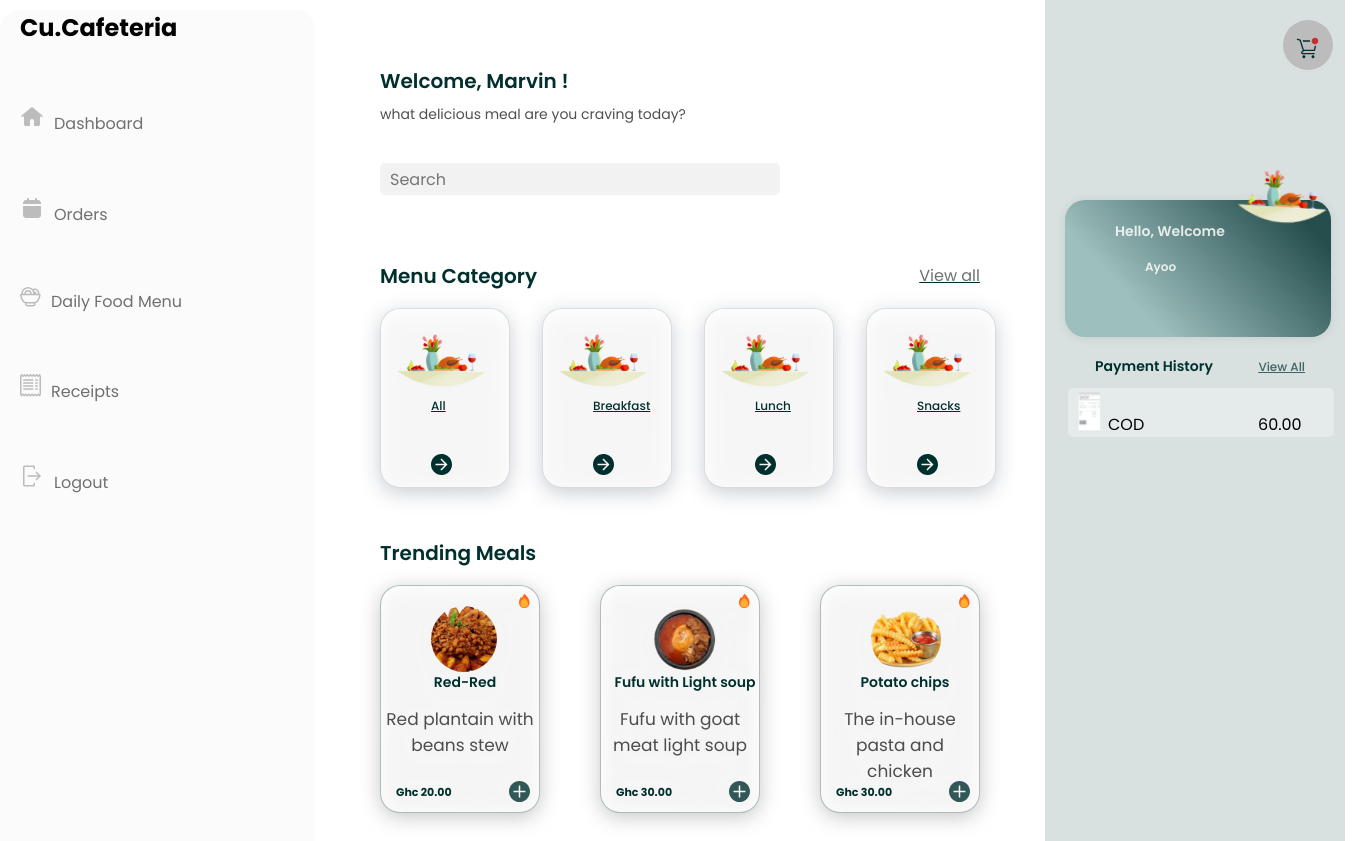
/Dashboard/ (signed in), run on the app's committed database.
### Dashboard/models.py (models this page shows, shortened)
class Food_Item(models.Model):
    name = models.CharField(max_length=100)
    food_category = models.ForeignKey(Food_Category, on_delete=models.CASCADE)
    small_description = models.CharField(max_length=100)
    description = models.TextField(max_length=600, null=False, blank=False)
    quantity = models.IntegerField(null=False, blank=False)
    Price = models.DecimalField(max_digits=6, decimal_places=2)
    food_image = models.FileField(upload_to= 'images/')

class Order(models.Model):
    user = models.ForeignKey(User, on_delete=models.CASCADE)
    fname = models.CharField(max_length=150, null=False)
    lname = models.CharField(max_length=150, null=False)
    email = models.CharField(max_length=150, null=False)
    phone = models.CharField(max_length=150, null=False)
    foodcat = models.CharField(max_length=150, null=False)
    total_price = models.FloatField(null=False)
    payment_mode = models.CharField(max_length=150, null=False)
    payment_id = models.CharField(max_length=250, null=True)
    orderstatus= (
        ("cooking", "cooking"),
        ("Delivered", "Delivered")
    )
    status = models.CharField(max_length=150, choices=orderstatus, default="cooking" )
    message= models.TextField(null=True)
    tracking_no = models.CharField(max_length=150, null=True)
    created_at = models.DateTimeField(auto_now_add=True)
    updated_at = models.DateTimeField(auto_now=True, auto_now_add=False)

### Dashboard/views.py (the view)
# urls.py: path("", views.dashboard, name="dashboard"),
def dashboard(request):
    if not request.user.is_authenticated:
        return HttpResponseRedirect(reverse("login"))
    lunch = Food_Category.objects.get(category_name="Lunch")
    lunch_items = Food_Item.objects.filter(food_category=lunch)[:3]
    order = Order.objects.filter(user=request.user)
    return render(request, "dashboard/dashboard.html", {
        "lunchs": lunch_items,
        'order': order,
    })

### Dashboard/templates/dashboard/dashboard.html (shortened to what this page needs)
{% extends "dashboard/layout.html" %}
{% load static %}
{% block css %}
  <link rel="stylesheet" href="{% static 'dashboard/dashboard.css' %}">
  <link rel="stylesheet" href="{% static 'dashboard/details.css' %}">
{% endblock css %}
{% block content %}
    <div class="menu-cat">
    <div class="menu">
      <h2>Menu Category</h2>
    </div>
    <div class="view-all">
      <a href="{% url 'dailyfoods' %}">View all</a>
    </div>
  </div>
  <div class="main-category">
    <div class="category-shadow">
      <div class="category">
        <img
          class="food-thanks"
          src="{% static 'images/Food for thanksgiving.svg' %}"
          alt=""
        />
        <p>All</p>
        <img class="vector" src="{% static 'images/Vector.svg' %}" alt="" />
      </div>
    </div>
    <div class="category-shadow">
      <div class="category">
        <img
          class="food-thanks"
          src="{% static 'images/Food for thanksgiving.svg' %}"
          alt=""
        />
        <p>Breakfast</p>
        <img class="vector" src="{% static 'images/Vector.svg' %}" alt="" />
      </div>
    </div>
    <div class="category-shadow">
      <div class="category">
        <img
          class="food-thanks"
          src="{% static 'images/Food for thanksgiving.svg' %}"
          alt=""
        />
        <p>Lunch</p>
        <img class="vector" src="{% static 'images/Vector.svg' %}" alt="" />
      </div>
    </div>
    <div class="category-shadow">
      <div class="category">
        <img
          class="food-thanks"
          src="{% static 'images/Food for thanksgiving.svg' %}"
          alt=""
        />
        <p>Snacks</p>
        <img class="vector" src="{% static 'images/Vector.svg' %}" alt="" />
      </div>
    </div>
  </div>
  <h2 class="trending-h2">Trending Meals</h2>
            <div class="meals-category">
              <div class="meals-available">
                {% for lunch in lunchs %}
                <div class="meals">
                  <img
                    class="fire-icon"
                    src="{% static 'images/fluent-emoji-flat_fire.svg' %}"
                    alt=""
                  />
                  <img
                    class="food-icon"
                    src="{{lunch.food_image.url}}"
                    alt=""
                  />
                  <h4> {{lunch.name}} </h4>
                  <p class="plantain"> {{lunch.small_description}} </p>
                  <p class="price">Ghc {{lunch.Price}} </p>
                  <a href="{% url 'food_details' lunch.id %}">
                  <img
                    class="add-icon"
                    src="{% static 'images/carbon_add-filled.svg' %}"
                    alt=""
                  />
                  </a>
                </div>
                {% endfor %}
              </div>
            </div>
          </div>
        </div>
        <div class="right-container">
          <div class="right-content">
            <div class="shop">
              <a href="{% url 'cart' %}">
              <img
                class="shop-cart"
                src="{% static 'images/clarity_shopping-cart-outline-badged.svg' %}"
                alt=""
              />
              </a>
            </div>
            <div class="order-time">
              <img
                class="food-design"
                src="{% static 'images/Food for thanksgiving.svg' %}"
                alt=""
              />
              <h4 class="alert">Hello, Welcome</h4>
              <p class="time">{{ request.user.last_name }}</p>
            </div>
            <div class="payment-history">
              <div class="payment">
                <h4>Payment History</h4>
              </div>
              <div class="view-payments">
                <a href="{% url 'receipts' %}">View All</a>
              </div>
            </div>
            <div class="payment-summary">
              {% if order %}
              {% for things in order %}
              <div class="recent-payments">
                <img class="list" src="{% static 'images/image 4.svg' %}" alt="" />
                <p class="money">{{things.payment_mode}}</p>
                <p class="cash">{{things.total_price|floatformat:"2"}}</p>
              </div>
              {% endfor %}
              {% else %}
              <div class="recent-payments">
                <h4 style="text-align: center; margin-top: 10px;">No Payments Made</h4>
              </div>
              {% endif %}
            </div>
          </div>
        </div>
{% endblock content %}

### Dashboard/templates/dashboard/layout.html (shortened to what this page needs)
{% load static %}
<!DOCTYPE html>
<html lang="en">
  <head>
    <link rel="stylesheet" href="{% static 'dashboard/dashboard.css' %}" />
    <link rel="stylesheet" href="//cdn.jsdelivr.net/npm/alertifyjs@1.13.1/build/css/alertify.min.css"/>
    <link rel="stylesheet" href="//cdn.jsdelivr.net/npm/alertifyjs@1.13.1/build/css/themes/default.min.css"/>
    {% block css %}
    {% endblock css %}
  </head>
  <body>
    <main>
      <div class="main-container main-container2 main-container3">
        <div class="container-sidebar">
          <div class="sidebar">
            <h2>Cu.Cafeteria</h2>
            <ul>
              <li>
                <a href="{% url 'dashboard' %}"
                  ><img
                    class="icon"
                    src="{% static 'images/majesticons_home (1).svg' %}"
                    alt=""
                  />Dashboard</a
                >
              </li>
              <li>
                <a href="{% url 'orders' %}"
                  ><img
                    class="icon"
                    src="{% static 'images/majesticons_calendar.svg' %}"
                    alt=""
                  />Orders</a
                >
              </li>
              <li>
                <a href="{% url 'dailyfoods' %}"
                  ><img class="icon" src="{% static 'images/Vector (2).svg' %}" alt="" />Daily
                  Food Menu</a
                >
              </li>
              <li>
                <a href="{% url 'receipts' %}"
                  ><img
                    class="icon"
                    src="{% static 'images/Group (1).svg' %}"
                    alt=""
                  />Receipts</a
                >
              </li>
              <li>
                <a href="{% url 'logout' %}"
                  ><img
                    class="icon"
                    src="{% static 'images/carbon_logout.svg' %}"
                    alt=""
                  />Logout</a
                >
              </li>
            </ul>
          </div>
        </div>
        <div class="middle-container">
          <div class="middle-content">
            <div class="welcome-profile">
              <h2>Welcome, {{request.user.first_name}} !</h2>
              <p class="p-sentence">
                what delicious meal are you craving today?
              </p>
              <input type="text" placeholder="Search" />
            </div>
            {% block content %}
            {% endblock content %}
      </div>
    </main>
  </body>
</html>

### data on the page
Food_Item: food_image (picture), name "Red-Red", small_description "Red plantain with beans stew", Price "20.00"
Food_Item: food_image (picture), name "Fufu with Light soup", small_description "Fufu with goat meat light soup", Price "30.00"
Food_Item: food_image (picture), name "Potato chips", small_description "The in-house pasta and chicken", Price "30.00"
Order: payment_mode "COD", total_price "60.00"

### other printed values
{{ request.user.first_name }} "Marvin"
{{ request.user.last_name }} "Ayoo"
